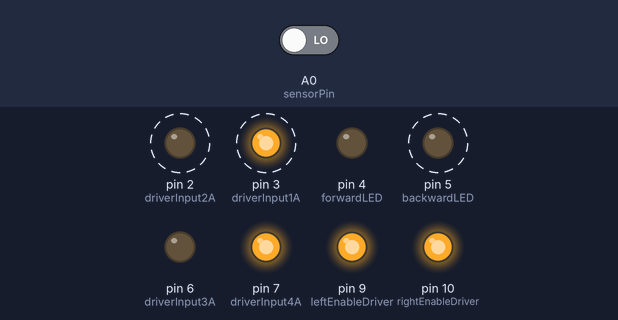
Bench run of a sketch on a simulated Arduino Uno, built with avr-gcc and run on an emulated ATmega328P. On the bench: output pins drawn as LEDs (lit = HIGH). Dashed ring = blinking. The inputs (shaded band) are chosen by the test bench; at power-on: A0 (sensorPin) LOW. What the sketch prints to the serial monitor is not drawn.

Above: at 2.8 s.
2.9 s: A0 (sensorPin) driven HIGH
At 3.6 s:
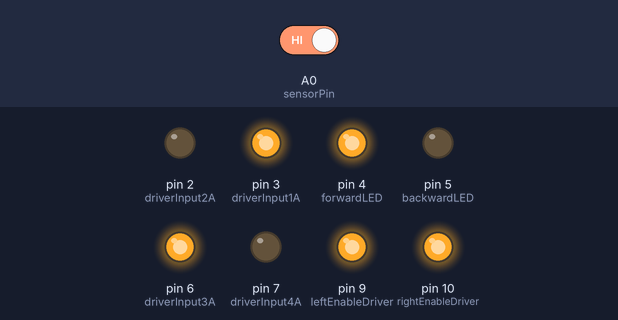
4.5 s: A0 (sensorPin) driven LOW
At 5.0 s:
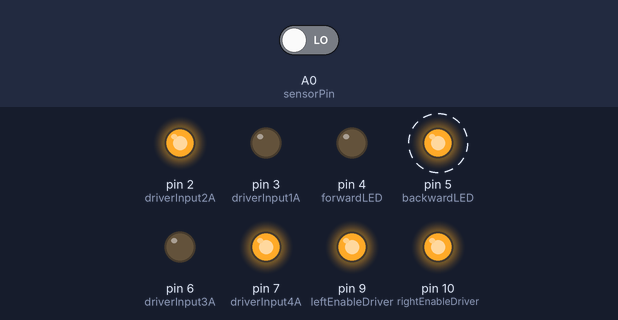
At 5.5 s:
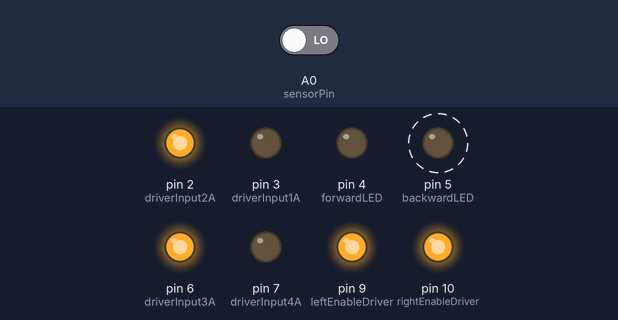
Timing chart, 0 to 14.0 s (numbered marks = the images above; inputs shaded):
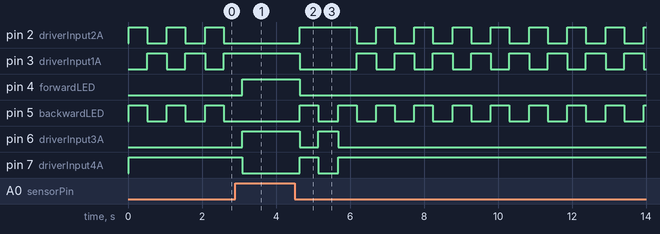

The sketch:

SensorBotMark5bump.ino
```cpp
//L293 information sheet
//http://www.ti.com/lit/ds/symlink/l293d.pdf

//This project uses Arduino UNO and the L293DNE IC to run two
//motors independently forward and backward, and with speed
//adjustable with pulse-width modulation (PWM).

/*
 * This is the bump robot
 *
 *
 *
 *
 */


const int sensorPin = A0; // this pin will be used accross bot varieties, can be used for analog or digital input
int wallCounter = 0; // counter to see how many times we have encountered a wall, for making decisions to turn right instead of left
int sensorValue = 0; // storage for a value for whatever sensor <-- edit this description.

unsigned long currenttime = millis(); // time since the last "bump"
unsigned long basetime = millis();  // the time since the second to last bump //

const int dialPin = A1; // we are adding a potentiometer to adjust settings on the fly
int dialValue = 0;  // variable to store the setting on the potentiometer

// Hook up the Arduino to the L293 IC, and define constants:

// side L (going from top left to bottom left on IC)
  const int leftEnableDriver = 9; // pin 1 on IC, enableDriver12EN, on a PWM-capable arduino pin
  const int driverInput1A = 3;  // pin 2 on IC
  // pin 3 on IC = driverOutput1Y , goes to L motor
  // pin 4 on IC = ground
  // pin 5 on IC = ground
  // pin 6 on IC = driverOutput2Y, goes to L motor
  const int driverInput2A = 2;  // pin 7 on IC
  // pin 8 on IC  is positive power source for the motors

//side R (going from bottom right to top right on IC, as is the convention)
  const int rightEnableDriver = 10;  //pin 9 on IC, enableDriver34EN, on a PWM-capable arduino pin
  const int driverInput3A = 6; // pin 10 on IC
  // pin 11 on IC = driverOutput3Y, goes to R motor
  // pin 12 on IC = ground
  // pin 13 on IC = ground
  // pin 14 on IC = driverOutput4Y, goes to R motor
  const int driverInput4A = 7; // pin 15 on IC
  // pin 16 on IC powers the IC, needs 5V

// debug LEDs
  const int forwardLED = 4;
  const int backwardLED = 5;
  const int rightLED = 8;
  const int leftLED = 12;

void setup() {
  Serial.begin(9600);
  pinMode(leftEnableDriver, OUTPUT);
  pinMode(rightEnableDriver, OUTPUT);
  pinMode(driverInput1A, OUTPUT);
  pinMode(driverInput2A, OUTPUT);
  pinMode(driverInput3A, OUTPUT);
  pinMode(driverInput4A, OUTPUT);

  pinMode(forwardLED, OUTPUT);
  pinMode(backwardLED, OUTPUT);

  //set the wheels to spinning
  digitalWrite(leftEnableDriver, HIGH);
  digitalWrite(rightEnableDriver, HIGH);
}

  void loop() {
  //read sensor
  sensorValue = digitalRead(sensorPin);
  if (sensorValue == HIGH) { //if no bump go forward
    Serial.println("Way is clear, go forward");
    Serial.print("Wall counter: ");
    Serial.println(wallCounter);
    goForward();
    wallCounter = 0;
  }
  else {
    currenttime = millis(); //we just bumped so set the current bump time to now
//    if (wallCounter < 1) { //if first bump back up a little and turn left
      if ( (currenttime -  basetime) > 2000) { //if this is first bump within 2 sec, back up a little and turn left
      Serial.println("First bump, back up and turn left");
      Serial.print("Current time: ");
      Serial.println(currenttime);
      Serial.print("Base time: ");
      Serial.println(basetime);
              basetime = millis(); //setting the time to compare for next time
      goBackward();
      delay(500);
      goLeft();
      delay(500);
      //++wallCounter;

    } else { //if subsequent bump back up a little and turn right and repeat
      Serial.println("Subsequent bump, back up and turn right");
      Serial.print("Current time: ");
      Serial.println(currenttime);
      Serial.print("Base time: ");
      Serial.println(basetime);
        basetime = millis(); //setting the time to compare for next time
      goBackward();
      delay(500);
      goRight();
      delay(500);
      //++wallCounter;
    }
  }

//  delay(500);
//  dialValue = analogRead(dialPin);
//  Serial.print("dial Value: ");
//  Serial.println(dialValue);
Serial.println(" ");

}

void goForward(){
    Serial.print("Going Forward");
  //make both sides of wheels go forward
  digitalWrite(driverInput1A, HIGH);
  digitalWrite(driverInput2A, LOW);
  digitalWrite(driverInput3A, HIGH);
  digitalWrite(driverInput4A, LOW);
  //debug lights
  digitalWrite(forwardLED, HIGH);
  digitalWrite(backwardLED, LOW);
  digitalWrite(rightLED, LOW);
  digitalWrite(leftLED, LOW);
}

void goBackward(){
    Serial.print("Going Backward ");
  //make both sides of wheels go backward
  digitalWrite(driverInput1A, LOW);
  digitalWrite(driverInput2A, HIGH);
  digitalWrite(driverInput3A, LOW);
  digitalWrite(driverInput4A, HIGH);
  //debug lights
  digitalWrite(forwardLED, LOW);
  digitalWrite(backwardLED, HIGH);
  digitalWrite(rightLED, LOW);
  digitalWrite(leftLED, LOW);
}

void goRight(){
    Serial.print("Going Right ");
  //make left side go forward
  digitalWrite(driverInput1A, HIGH);
  digitalWrite(driverInput2A, LOW);
  //make right side go forward
  digitalWrite(driverInput3A, LOW);
  digitalWrite(driverInput4A, HIGH);
  //debug lights
  digitalWrite(forwardLED, LOW);
  digitalWrite(backwardLED, LOW);
  digitalWrite(rightLED, HIGH);
  digitalWrite(leftLED, LOW);
}

void goLeft(){
    Serial.print("Going Left ");
  //make left side go backward
  digitalWrite(driverInput1A, LOW);
  digitalWrite(driverInput2A, HIGH);
  //make right side go forward
  digitalWrite(driverInput3A, HIGH);
  digitalWrite(driverInput4A, LOW);
  //debug lights
  digitalWrite(forwardLED, LOW);
  digitalWrite(backwardLED, LOW);
  digitalWrite(rightLED, LOW);
  digitalWrite(leftLED, HIGH);
}
```

Measured:
- after the input at 2.9 s, pin 2 (driverInput2A), pin 5 (backwardLED): stays LOW (without the input it goes to HIGH after 0.22 s); pin 3 (driverInput1A): stays HIGH (without the input it goes to LOW after 0.22 s); pin 4 (forwardLED), pin 6 (driverInput3A): LOW → HIGH after 0.19 s; pin 7 (driverInput4A): HIGH → LOW after 0.19 s
- after the input at 4.5 s, pin 2 (driverInput2A): LOW → HIGH after 0.15 s, then repeats every 1.0 s: LOW 0.53 s, HIGH 0.50 s; pin 3 (driverInput1A): HIGH → LOW after 0.15 s, then repeats every 1.0 s: HIGH 0.53 s, LOW 0.50 s
- by itself, pin 2 (driverInput2A), pin 5 (backwardLED): alternates HIGH for 0.50 s and LOW for 0.53 s
- by itself, pin 3 (driverInput1A): alternates HIGH for 0.53 s and LOW for 0.50 s
